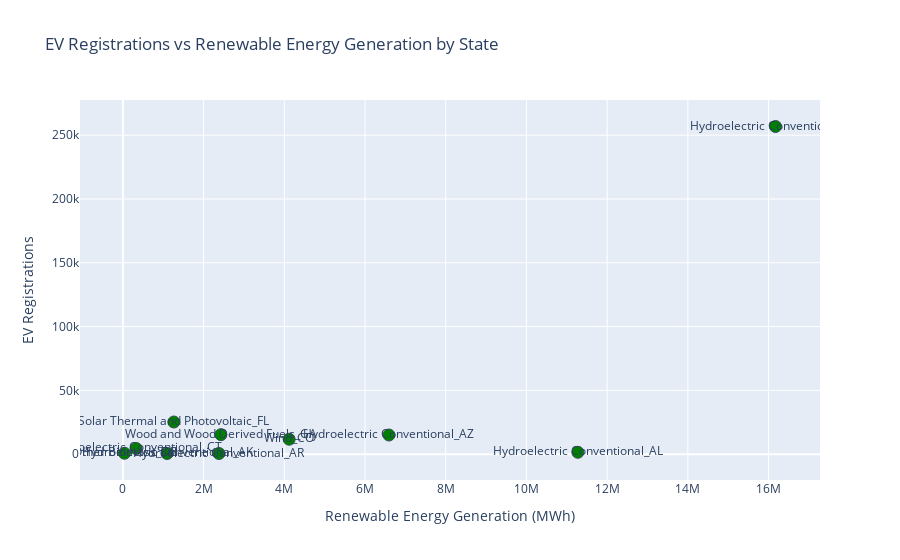

Notebook code cell kept with this figure:
### Code cell
fig = px.scatter(
    max_gen_rows_1,
    x='GENERATION (Megawatthours)',
    y='Registration Count',
    text='lable',
    
    title='EV Registrations vs Renewable Energy Generation by State',
    labels={
        'GENERATION (Megawatthours)': 'Renewable Energy Generation (MWh)',
        'Registration Count': 'EV Registrations'
    }
)

fig.update_traces(marker=dict(size=12, color='green', line=dict(width=1, color='DarkSlateGrey')))
fig.show()

### Figure 1 — Plotly figure (JSON) as saved in the notebook; plotly's stock layout.template omitted (floating-point values rounded to 4 significant figures)
{"data": [{"hovertemplate": "Renewable Energy Generation (MWh)=%{x}<br>EV Registrations=%{y}<br>lable=%{text}<extra></extra>", "legendgroup": "", "marker": {"color": "green", "line": {"color": "DarkSlateGrey", "width": 1}, "size": 12, "symbol": "circle"}, "mode": "markers+text", "name": "", "orientation": "v", "showlegend": false, "text": ["Hydroelectric Conventional_AL", "Hydroelectric Conventional_AK", "Hydroelectric Conventional_AZ", "Hydroelectric Conventional_AR", "Hydroelectric Conventional_CA", "Wind_CO", "Hydroelectric Conventional_CT", "Other Biomass_DE", "Solar Thermal and Photovoltaic_FL", "Wood and Wood Derived Fuels_GA"], "type": "scatter", "x": [11270000.0, 1096000.0, 6593000.0, 2381000.0, 16170000.0, 4120000.0, 327700.0, 40160.0, 1263000.0, 2429000.0], "xaxis": "x", "y": [1450.0, 530.0, 15000.0, 520.0, 256800.0, 11700.0, 4450.0, 720.0, 25200.0, 15300.0], "yaxis": "y"}], "layout": {"legend": {"tracegroupgap": 0}, "title": {"text": "EV Registrations vs Renewable Energy Generation by State"}, "xaxis": {"anchor": "y", "domain": [0, 1], "title": {"text": "Renewable Energy Generation (MWh)"}}, "yaxis": {"anchor": "x", "domain": [0, 1], "title": {"text": "EV Registrations"}}}}
